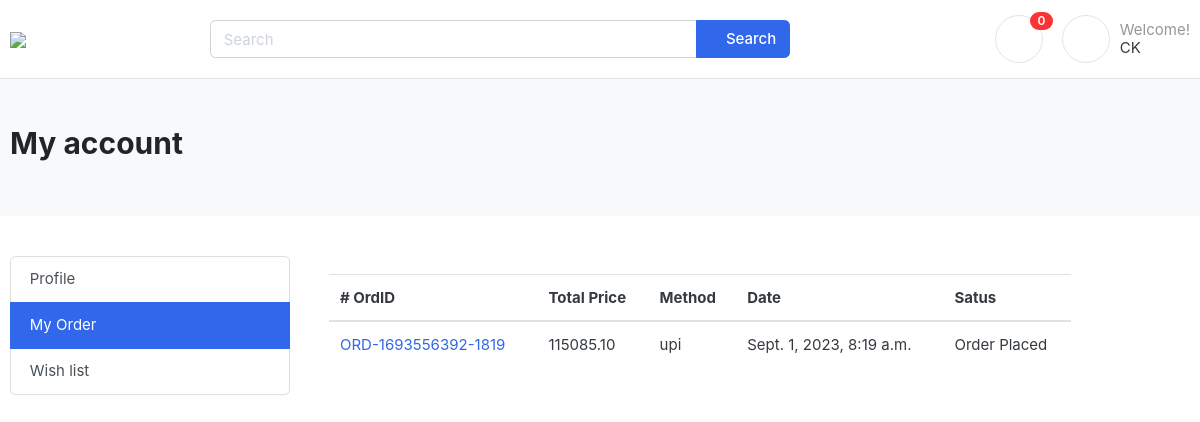
Page /user/myOrder/ (signed in) on the earlier database version.
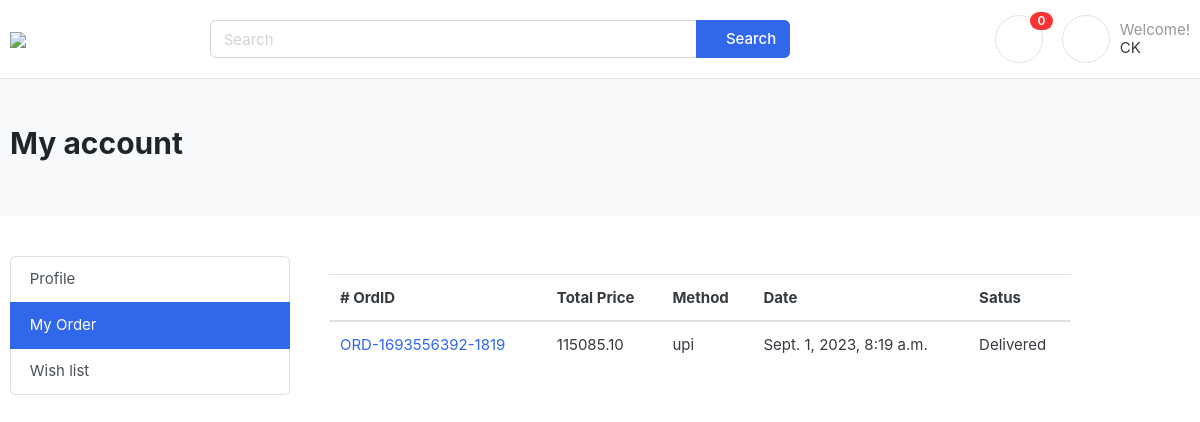
Same page on the later database version.
### order/models.py (models this page shows, shortened)
class Order(BaseModel):
    status_choice = (
        ("Order placed", "Order placed"),
        ("Shipped", "Shipped"),
        ("Delivered", "Delivered"),
        ("Cancelled", "Cancelled"),
    )
    user = models.ForeignKey(
        Profile, on_delete=models.CASCADE, related_name="orders", blank=True, null=True
    )
    session_id = models.CharField(max_length=100)
    payment = models.ForeignKey(
        Payment, on_delete=models.SET_NULL, blank=True, null=True
    )
    order_number = models.CharField(max_length=20)
    coupon_price = models.BigIntegerField(default=0)
    subtotal = models.BigIntegerField(default=0)
    discount = models.BigIntegerField(default=0)
    order_total = models.DecimalField(max_digits=10, decimal_places=2, default=0)
    address = models.ForeignKey(Address, on_delete=models.CASCADE)
    status = models.CharField(
        max_length=15, choices=status_choice, default="Order Pending"
    )
    is_orderd = models.BooleanField(default=False)
    class Meta:
        ordering = ["-created_at"]

class Payment(BaseModel):
    user = models.ForeignKey(Profile, on_delete=models.CASCADE, blank=True, null=True)
    session_id = models.CharField(max_length=100)
    payment_id = models.CharField(max_length=50)
    payment_method = models.CharField(max_length=100)
    amount_paid = models.CharField(max_length=10)
    status = models.CharField(max_length=50)

### user/views.py (the view)
# urls.py: path("myOrder/", views.myOrder, name="myOrder"),
def myOrder(request):
    return render(request, "profile/orders.html")

### account/models.py (called while the page is built)
    def get_cart_count(self):
        return CartItem.objects.filter(cart__is_paid=False, cart__user=self).count()

### templates/profile/orders.html
{% extends 'base.html' %}
{% load static %}
{% block content %}
<section class="section-pagetop bg">
    <div class="container">
        <h2 class="title-page">My account</h2>
    </div>
    </section>
<section class="section-content padding-y">
    <div class="container">
        <div class="row">
            <div class="col-3">
            <div class="list-group" id="list-tab" role="tablist">
                <a class="list-group-item list-group-item-action"href="{% url 'userprofile' %}" role="tab">Profile</a>
                <a class="list-group-item list-group-item-action active" href="{% url 'myOrder' %}">My Order</a>
                <a class="list-group-item list-group-item-action " href="{% url 'wishlist' %}" role="tab" aria-controls="messages">Wish list</a>
            </div>
            </div>
            <div class="col-8">
            <div class="tab-content" >
                {% if request.user.orders.all %}
                    <div class="card-body">
                        <div class="table-responsive">
                            <table class="table table-hover">
                                <thead>
                                    <tr>
                                        <th scope="col"># OrdID</th>
                                        <th scope="col">Total Price</th>
                                        <th scope="col">Method</th>
                                        <th scope="col">Date</th>
                                        <th scope="col">Satus</th>
                                    </tr>
                                </thead>
                                <tbody>
                                    {% for order in request.user.orders.all %}
                                    <tr>
                                        <td><a href={% url 'view_user_order' order.uid %}> {{order.order_number}}</a></td>
                                        <td>{{order.order_total}}</td>
                                        <td>{{order.payment.payment_method}}</td>
                                        <td>{{order.created_at}}</td>
                                        <td>
                                            {{order.status}}
                                     </td>
                                    </tr>
                                    {% endfor %}
                                </tbody>
                            </table>
                        </div>
                    </div>
                    {% else %}
                    <h3>No Order!<h3>
                    {% endif %}
    {% endblock %}

Differences in the rows shown:
changed Order "ORD-1693556392-1819": status "Order Placed" → "Delivered"
